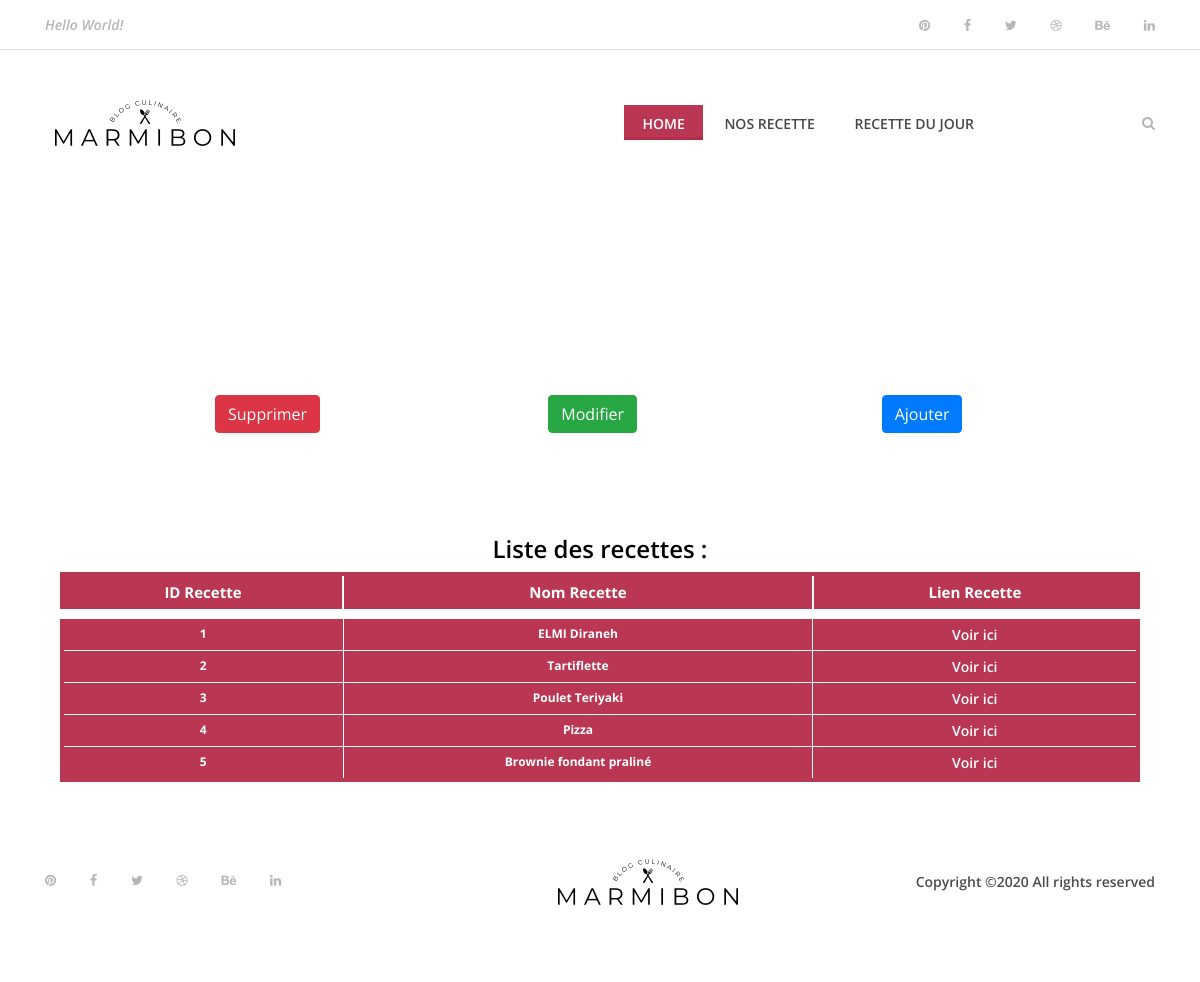
Page /?admin on the committed database.
### tables this page shows
CREATE TABLE IF NOT EXISTS `recette` (
  `Id_recette` bigint(255) NOT NULL AUTO_INCREMENT,
  `Name_recette` varchar(255) DEFAULT NULL,
  `img_recette` varchar(255) NOT NULL,
  `time_recette` varchar(255) DEFAULT NULL,
  `number_recette` bigint(255) DEFAULT NULL,
  `level_recette` varchar(255) DEFAULT NULL,
  `cost_recette` varchar(255) DEFAULT NULL,
  `description_recette` text NOT NULL,
  `Id_Ingredient` bigint(255) NOT NULL,
  `likes` int(255) NOT NULL,
  `dislikes` int(255) NOT NULL,
  PRIMARY KEY (`Id_recette`)
);

### controllers/controller.php (called while the page is built, shortened)
<?php
require('models/model.php');
function admin(){
    $allRecipe = new Recette();
    $allRecipe = $allRecipe->recettes();
    require ('views/admin.php');
}

### public/connect.php (called while the page is built)
<?php
class Databases
{
    public function connect()
    {
        try
        {
            $db = new PDO('mysql:host=localhost;dbname=marmibon;port=3308;charset=utf8', 'root', '');
            return $db;
        }
        catch(Exception $e)
        {
            die('Erreur : '.$e->getMessage());
        }
    }
}

### models/model.php (called while the page is built, shortened)
<?php
require_once('public/connect.php');
class Recette extends Databases{
    public function recettes(){
        $recette = $this->connect()->prepare('SELECT * FROM recette');
        $recette->execute();
        $result = $recette->fetchALL(PDO::FETCH_ASSOC);
        return $result;
     }
}

### views/admin.php (the view, shortened to what this page needs)
<section style=" margin-left:200px; margin-top:200px; opacity:0px; cursor:default;">
    <div class="container">
        <div id="buttonAdmin" class="row">
            <div class="col-xs-4 col-4">
                <button id="Supprimer" type="button" class="btn btn-danger" data-toggle="modal"
                    data-target="#myyyyModal">
                    Supprimer
                </button>
            </div>
            <div class="col-xs-4 col-4">
                <button id="Modifier" type="button" class="btn btn-success" data-toggle="modal" data-target="#myyModal">
                    Modifier
                </button>
            </div>
            <div class="col-xs-4 col-4">
                <button id="Modifier" type="button" class="btn btn-primary" data-toggle="modal" data-target="#mModal">
                    Ajouter
                </button>
            </div>
</section>
<section id="tableauR">
    <h4>
        Liste des recettes :
    </h4>
    <table class="steelBlueCols">
        <thead>
            <tr>
                <th>ID Recette</th>
                <th>Nom Recette</th>
                <th>Lien Recette</th>
            </tr>
        </thead>
        <tbody>
            <tr>
                <?php foreach($allRecipe as $result){ ?>
                <td><?=$result['Id_recette'] ?></td>
                <td><?=$result['Name_recette'] ?></td>
                <td><a target="_blank" style="color:white" href=<?='?recipeID='.$result['Id_recette'] ?>> Voir ici</a></td>
            </tr>
            <?php } ?>
        </tbody>
    </table>
</section>
<?php require('templates/template.php'); ?>

### public/css/style.css (style rules this page uses)
* { margin: 0; padding: 0; }
body { font-family: "Open Sans", sans-serif; font-size: 14px; }
h1, h2, h3, h4, h5, h6 { color: #000000; line-height: 1.3; font-weight: 600; }
a, a:hover, a:focus { -webkit-transition-duration: 500ms; transition-duration: 500ms; text-decoration: none; outline: 0 solid transparent; color: #000000; font-weight: 600; font-size: 14px; color: #474747; }
table.steelBlueCols { border: 4px solid #BA3753; background-color: #BA3753; width: 90%; text-align: center; border-collapse: collapse; }
table.steelBlueCols td, table.steelBlueCols th { border: 1px solid #FFFFFF; padding: 5px 10px; }
table.steelBlueCols tbody td { font-size: 12px; font-weight: bold; color: #FFFFFF; }
table.steelBlueCols td:nth-child(even) { background: #BA3753; }
table.steelBlueCols thead { background: #BA3753; border-bottom: 10px solid #FFFFFF; }
table.steelBlueCols thead th { font-size: 15px; font-weight: bold; color: #FFFFFF; text-align: center; border-left: 2px solid #FFFFFF; }
table.steelBlueCols thead th:first-child { border-left: none; }
#tableauR { width: 100%; display: flex; justify-content: center; align-items: center; margin-top: 100px; flex-direction: column; }
#tableauR h4 { color:black; }

### rows in the picture
recette: Id_recette "1", Name_recette "ELMI Diraneh"
recette: Id_recette "2", Name_recette "Tartiflette"
recette: Id_recette "3", Name_recette "Poulet Teriyaki"
recette: Id_recette "4", Name_recette "Pizza"
recette: Id_recette "5", Name_recette "Brownie fondant praliné"
